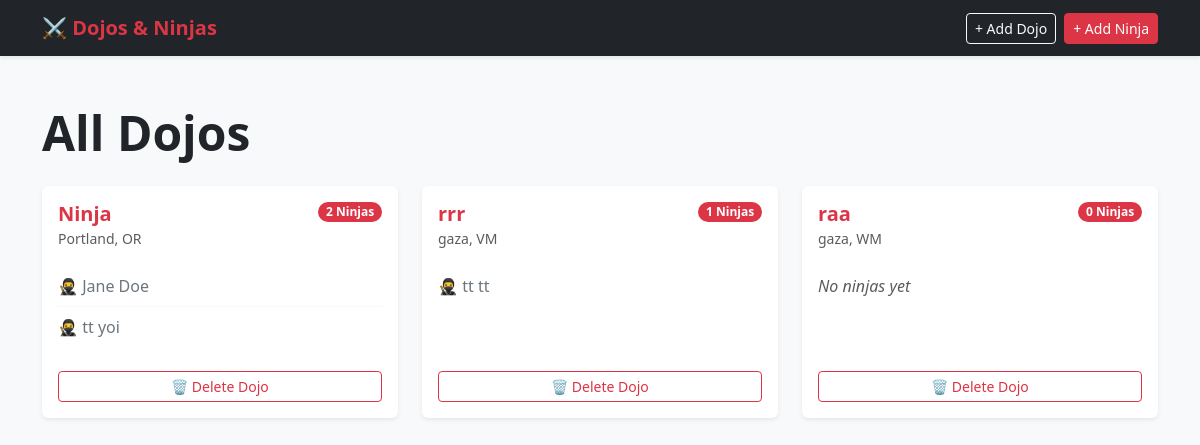
Before: / with the older database file.
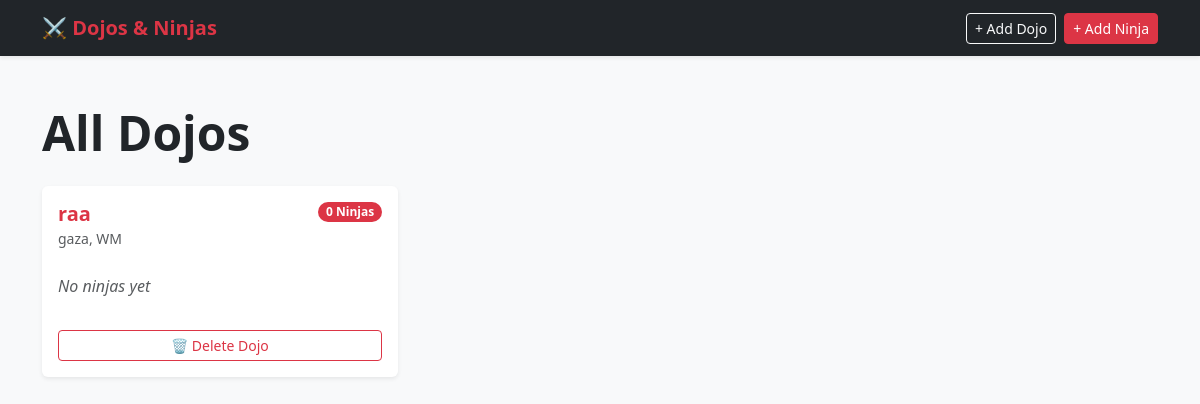
After: the same page with the newer database file.
### dojo_ninjas_app/models.py (models this page shows)
class Dojo(models.Model):
    name = models.CharField(max_length=255)
    city = models.CharField(max_length=255)
    state = models.CharField(max_length=2)
    desc = models.TextField(default="old dojo")

class Ninja(models.Model):
    dojo = models.ForeignKey(Dojo, related_name="ninjas", on_delete=models.CASCADE)
    first_name = models.CharField(max_length=255)
    last_name = models.CharField(max_length=255)

### dojo_ninjas_app/views.py (the view)
# urls.py: path('', views.index),
def index(request):
    dojos = Dojo.objects.all()
    return render(request, 'index.html', {'dojos': dojos})

### templates/index.html (shortened to what this page needs)
<!DOCTYPE html>
<html lang="en">
<head>
    <link href="https://cdn.jsdelivr.net/npm/bootstrap@5.3.0/dist/css/bootstrap.min.css" rel="stylesheet">
</head>
<body class="bg-light">
    <nav class="navbar navbar-expand-lg navbar-dark bg-dark shadow-sm">
        <div class="container">
            <span class="navbar-brand fw-bold text-danger">⚔️ Dojos & Ninjas</span>
            <div class="d-flex gap-2">
                <a href="/new_dojo" class="btn btn-outline-light btn-sm">+ Add Dojo</a>
                <a href="/new_ninja" class="btn btn-danger btn-sm">+ Add Ninja</a>
            </div>
        </div>
    </nav>
    <div class="container py-5">
        <h1 class="display-5 fw-bold text-dark mb-4">All Dojos</h1>
        {% if dojos %}
        <div class="row g-4">
            {% for dojo in dojos %}
            <div class="col-md-4">
                <div class="card h-100 shadow-sm border-0">
                    <div class="card-body d-flex flex-column text-dark">
                        <div class="d-flex justify-content-between align-items-start mb-3">
                            <div>
                                <h5 class="card-title fw-bold text-danger m-0">{{ dojo.name }}</h5>
                                <small class="text-muted">{{ dojo.city }}, {{ dojo.state }}</small>
                            </div>
                            <span class="badge bg-danger rounded-pill">{{ dojo.ninjas.count }} Ninjas</span>
                        </div>
                        <ul class="list-group list-group-flush mb-4 flex-grow-1">
                            {% for ninja in dojo.ninjas.all %}
                            <li class="list-group-item bg-transparent ps-0 py-2 border-light text-secondary">
                                🥷 {{ ninja.first_name }} {{ ninja.last_name }}
                            </li>
                            {% empty %}
                            <li class="list-group-item bg-transparent ps-0 py-2 border-0 text-muted fst-italic">
                                No ninjas yet
                            </li>
                            {% endfor %}
                        </ul>
                        <a href="/delete_dojo/{{ dojo.id }}"
                           onclick="return confirm('Delete {{ dojo.name }} and all its ninjas?')"
                           class="btn btn-outline-danger btn-sm w-100 mt-auto">
                            🗑️ Delete Dojo
                        </a>
                    </div>
                </div>
            </div>
            {% endfor %}
        </div>
        {% else %}
        <div class="text-center py-5">
            <p class="text-muted fs-5">No dojos yet. <a href="/new_dojo" class="text-danger fw-semibold">Add your first dojo!</a></p>
        </div>
        {% endif %}
    </div>
</body>
</html>

Changed rows visible on the page:
removed Dojo: name "Ninja", city "Portland", state "OR", ninjas.count "2"
removed Ninja: first_name "Jane", last_name "Doe", shown under "Ninja"
removed Ninja: first_name "tt", last_name "yoi", shown under "Ninja"
removed Dojo: name "rrr", city "gaza", state "VM", ninjas.count "1"
removed Ninja: first_name "tt", last_name "tt", shown under "rrr"
